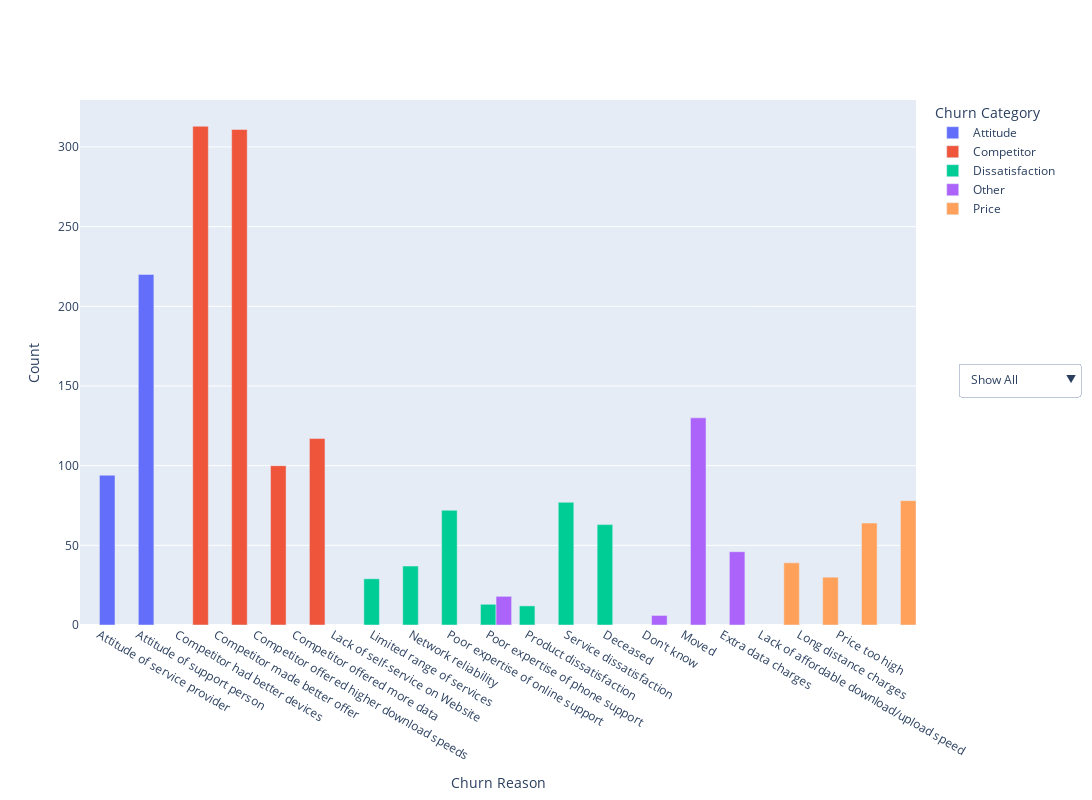

Here is the notebook cell this chart was saved with:
### Markdown cell above
### Churn Reasons by Categories

### Code cell
import plotly.graph_objects as go

# Filter data for churn label True
filtered = df[df['Churn Label'] == True]

# Group by Churn Category and Churn Reason, then calculate counts
filtered_df = filtered.groupby(['Churn Category', 'Churn Reason']).size().reset_index(name='count')

# Group by Churn Category and sum the counts
churn_category_totals = filtered_df.groupby('Churn Category')['count'].sum()

# Get unique churn categories and churn reasons
churn_categories = filtered_df['Churn Category'].unique()
churn_reasons = filtered_df['Churn Reason'].unique()

traces = []

# Set the bar width
bar_width = 0.4

# Iterate over churn categories
for idx, category in enumerate(churn_categories):
    category_data = filtered_df[filtered_df['Churn Category'] == category]
    # Add an offset to the x-coordinate of each bar within the same category
    x_values = [reason for reason in category_data['Churn Reason']]
    offset = idx * bar_width
    traces.append(
        go.Bar(
            x=x_values,
            y=category_data['count'],
            name=category,  # Use Churn Category for legend
            width=bar_width,
            offset=offset,  # Set offset for bars within the same category
            customdata=category_data['count'],  # Store counts as custom data for hover
            hovertemplate="Churn Reason: %{x}<br>Count: %{customdata}",
            visible=True  # Set initial visibility to True
        )
    )

# Create the figure
fig = go.Figure(data=traces)

# Update layout
fig.update_layout(
    xaxis_title='Churn Reason',
    yaxis_title='Count',
    legend_title='Churn Category',
    width=1100,
    height=800
)

# Add toggle buttons for legend items
buttons = []
for category in churn_categories:
    button = dict(
        label=category,
        method='update',
        args=[{'visible': [category in trace.name for trace in fig.data]}]  # Show only traces with selected category
    )
    buttons.append(button)

# Add button to show all categories
buttons.insert(0, dict(label='Show All', method='update', args=[{'visible': [True] * len(fig.data)}]))

fig.update_layout(
    updatemenus=[
        dict(
            buttons=buttons,
            direction='down',
            showactive=True,
            x=1.05,
            xanchor='left',
            y=0.5,
            yanchor='top'
        )
    ]
)

# Show the plot
fig.show()

### Figure 1 — Plotly figure (JSON) as saved in the notebook; plotly's stock layout.template omitted (floating-point values rounded to 4 significant figures)
{"data": [{"customdata": [94, 220], "hovertemplate": "Churn Reason: %{x}<br>Count: %{customdata}", "name": "Attitude", "offset": 0, "type": "bar", "visible": true, "width": 0.4, "x": ["Attitude of service provider", "Attitude of support person"], "y": [94, 220]}, {"customdata": [313, 311, 100, 117], "hovertemplate": "Churn Reason: %{x}<br>Count: %{customdata}", "name": "Competitor", "offset": 0.4, "type": "bar", "visible": true, "width": 0.4, "x": ["Competitor had better devices", "Competitor made better offer", "Competitor offered higher download speeds", "Competitor offered more data"], "y": [313, 311, 100, 117]}, {"customdata": [29, 37, 72, 13, 12, 77, 63], "hovertemplate": "Churn Reason: %{x}<br>Count: %{customdata}", "name": "Dissatisfaction", "offset": 0.8, "type": "bar", "visible": true, "width": 0.4, "x": ["Lack of self-service on Website", "Limited range of services", "Network reliability", "Poor expertise of online support", "Poor expertise of phone support", "Product dissatisfaction", "Service dissatisfaction"], "y": [29, 37, 72, 13, 12, 77, 63]}, {"customdata": [6, 130, 46, 18], "hovertemplate": "Churn Reason: %{x}<br>Count: %{customdata}", "name": "Other", "offset": 1.2, "type": "bar", "visible": true, "width": 0.4, "x": ["Deceased", "Don't know", "Moved", "Poor expertise of online support"], "y": [6, 130, 46, 18]}, {"customdata": [39, 30, 64, 78], "hovertemplate": "Churn Reason: %{x}<br>Count: %{customdata}", "name": "Price", "offset": 1.6, "type": "bar", "visible": true, "width": 0.4, "x": ["Extra data charges", "Lack of affordable download/upload speed", "Long distance charges", "Price too high"], "y": [39, 30, 64, 78]}], "layout": {"height": 800, "legend": {"title": {"text": "Churn Category"}}, "updatemenus": [{"buttons": [{"args": [{"visible": [true, true, true, true, true]}], "label": "Show All", "method": "update"}, {"args": [{"visible": [true, false, false, false, false]}], "label": "Attitude", "method": "update"}, {"args": [{"visible": [false, true, false, false, false]}], "label": "Competitor", "method": "update"}, {"args": [{"visible": [false, false, true, false, false]}], "label": "Dissatisfaction", "method": "update"}, {"args": [{"visible": [false, false, false, true, false]}], "label": "Other", "method": "update"}, {"args": [{"visible": [false, false, false, false, true]}], "label": "Price", "method": "update"}], "direction": "down", "showactive": true, "x": 1.05, "xanchor": "left", "y": 0.5, "yanchor": "top"}], "width": 1100, "xaxis": {"autorange": true, "range": [-0.5, 21], "title": {"text": "Churn Reason"}, "type": "category"}, "yaxis": {"autorange": true, "range": [0, 329.5], "title": {"text": "Count"}, "type": "linear"}}}
